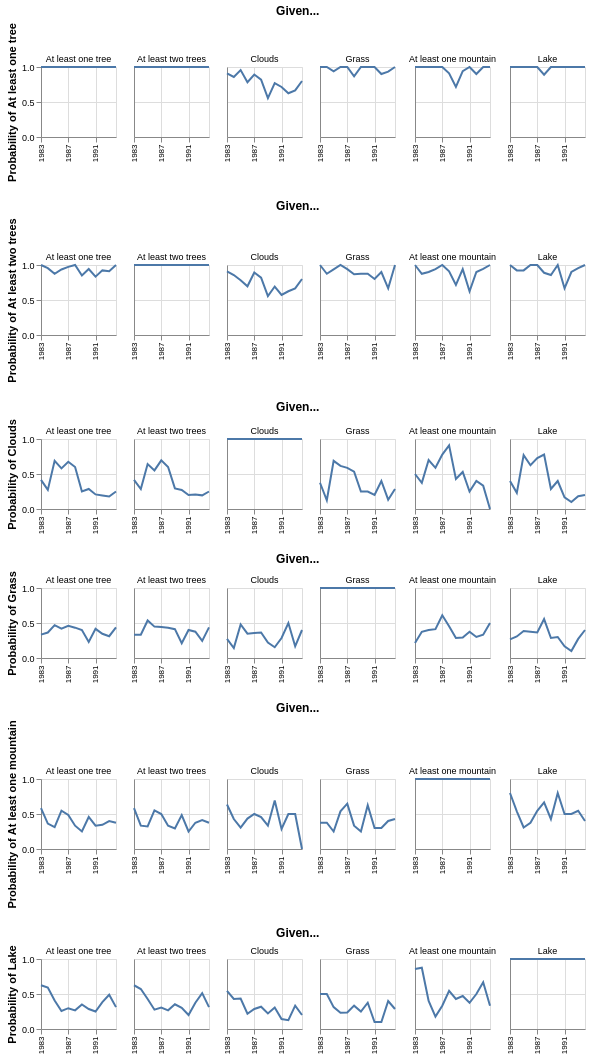

The notebook cell saved with this chart:
### Code cell
# If you did everything right, the following should produce the small multiples grid for the example in
# the description.
makeBobRossCondProb(bobross, ['At least one tree','At least two trees','Clouds','Grass','At least one mountain','Lake'])
